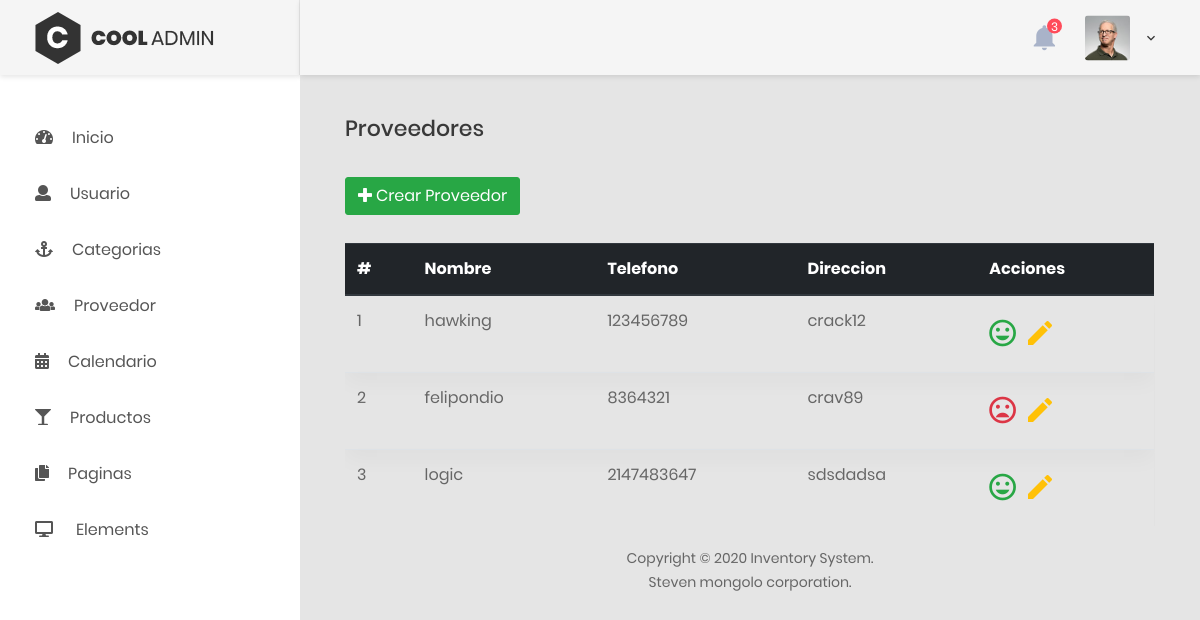
Page /proveedores.php on the committed database.
### tables this page shows
CREATE TABLE `provedor` (
  `id` int(20) NOT NULL COMMENT 'se guarda la id del provedor',
  `telefono` int(11) NOT NULL COMMENT 'se guarda el telefono del provedor',
  `nombre` varchar(45) NOT NULL COMMENT 'se guarda el nombre de la persona o el laboratorio(provedor)',
  `direccion` varchar(45) DEFAULT NULL COMMENT 'se guarda la dirreccion del provedor',
  `estado` int(11) NOT NULL DEFAULT 1
);

### controller/sql.php (called while the page is built, shortened)
<?php
require_once('controller/load.php');
function find_all($table)
{
    global $pdo;
    $sql = $pdo->prepare('Select * from ' . $table);
    $sql->execute();
    $result = $sql->fetchAll();
    return $result;
}

### proveedores.php (the view, shortened to what this page needs)
<?php
$provedor = find_all('provedor');
include_once("layouts/header.php");
?>
<h3 class="title-5 m-b-35">Proveedores</h3>
<div class="table-data__tool">
    <div class="table-data__tool-right">
        <button type="button" class="btn btn-success openBtn" data-toggle="modal" data-target="#Modal">
            <i class="fa fa-plus mr-1" aria-hidden="true"></i>Crear Proveedor
        </button>
    </div>
</div>
<div class="table-responsive">
    <table class="table">
        <thead class="thead-dark">
            <tr class="text-white">
                <th>#</th>
                <th>Nombre</th>
                <th>Telefono</th>
                <th>Direccion</th>
                <th>Acciones</th>
            </tr>
        </thead>
        <tbody>
            <?php $i = 1;
            foreach ($provedor as $socios) : ?>
                <tr class="tr-shadow">
                    <td><?php echo $i;
                        $i++; ?></td>
                    <td><?php echo $socios['nombre'] ?></td>
                    <td><?php echo $socios['telefono'] ?></td>
                    <td><?php echo $socios['direccion'] ?></td>
                    <td>
                        <div class="fa-2x">
                            <a href="proveedores.php?id=<?= $socios['id']; ?>" class="item mr-1" data-toggle="tooltip" data-placement="top" <?php if ($socios['estado'] === '1') : ?> title="Activo">
                                <i class="zmdi zmdi-mood text-success"></i>
                            <?php else : ?>
                                title="Inactivo">
                                <i class="zmdi zmdi-mood-bad text-danger"></i>
                            <?php endif; ?>
                            </a>
                            <button type="button" class="item" data-placement="top" data-toggle="modal" data-target="#Edit<?= $socios['id']; ?>">
                                <i class="zmdi zmdi-edit text-warning"></i>
                            </button>
                        </div>
                    </td>
                </tr>
            <?php endforeach; ?>
        </tbody>
    </table>
</div>
<?php
include_once("layouts/footer.php");
?>

### rows in the picture
provedor: nombre "hawking", telefono "123456789", direccion "crack12", estado 1 (drawn)
provedor: nombre "felipondio", telefono "8364321", direccion "crav89", estado 0 (drawn)
provedor: nombre "logic", telefono "2147483647", direccion "sdsdadsa", estado 1 (drawn)
